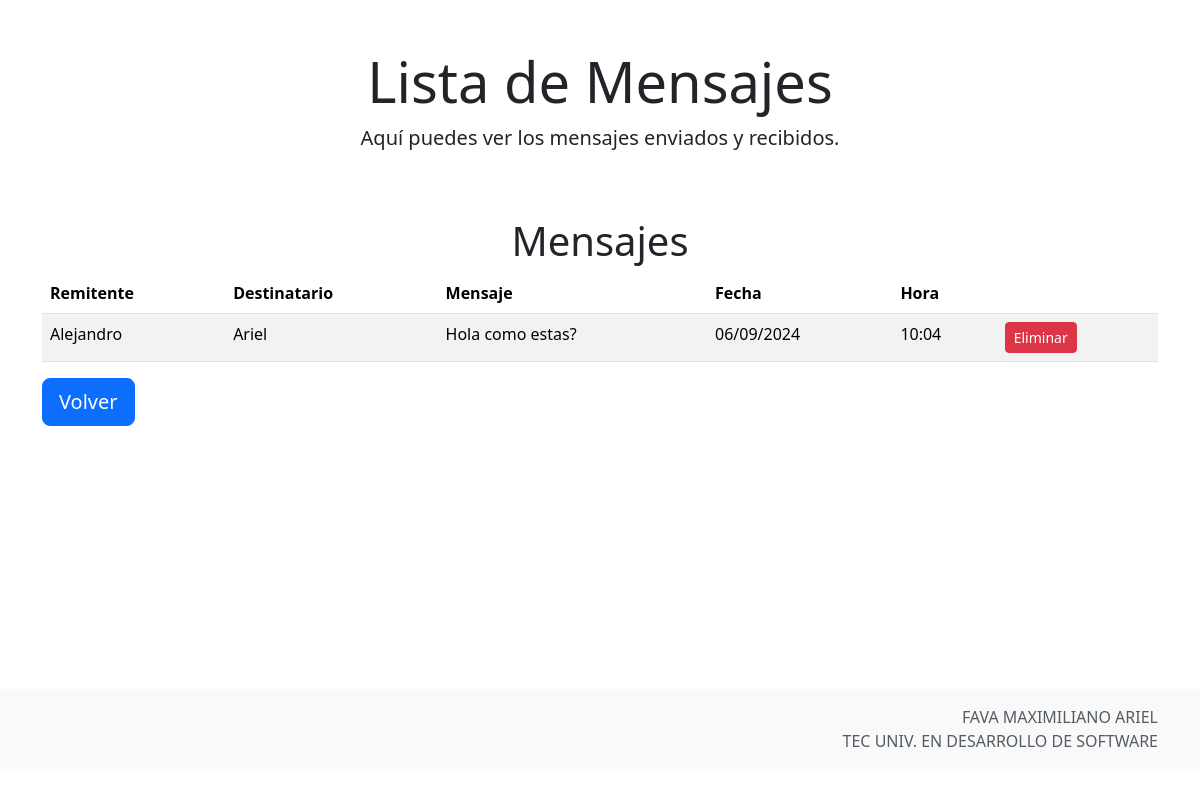
Page /mensajes/1/ on the committed database.
### mensajes/models.py (models this page shows, shortened)
class Mensaje(models.Model):
    remitente = models.CharField(max_length=255)
    destinatario = models.CharField(max_length=255)
    texto = models.TextField()
    fecha_hora = models.DateTimeField(auto_now=True)

### mensajes/views.py (the view)
# urls.py: path('mensajes/<int:pk>/',MensajeDetailView.as_view(),name='mensaje_detail'),
class MensajeDetailView(View):
    def get(self,request,pk):
        mensaje = get_object_or_404(Mensaje, pk=pk)
        return render(request,'mensajes/mensaje_detail.html',{'mensaje':mensaje})

### mensajes/templates/mensajes/mensaje_detail.html (shortened to what this page needs)
{% extends 'mensajes/base.html' %}
{% block header_title %}Lista de Mensajes{% endblock %}
{% block header_description %}Aquí puedes ver los mensajes enviados y recibidos.{% endblock %}
{% block content %}
<div class="container mt-5">
    <h1 class="text-center">Mensajes</h1>
    <table class="table table-striped">
        <thead>
            <tr>
                <th>Remitente</th>
                <th>Destinatario</th>
                <th>Mensaje</th>
                <th>Fecha</th>
                <th>Hora</th>
                <th></th>
            </tr>
        </thead>
        <tbody>
            <tr>
                <td>{{ mensaje.remitente }}</td>
                <td>{{ mensaje.destinatario}}</td>
                <td>{{ mensaje.texto }}</td>
                <td>{{ mensaje.fecha_hora|date:"d/m/Y" }}</td>
                <td>{{ mensaje.fecha_hora|date:"H:i"}}</td>
                <td>
                    <form method="POST" action="{% url 'mensajes:mensaje_delete' mensaje.id %}" style="display:inline;">
                        <button type="submit" class="btn btn-danger btn-sm">Eliminar</button>
                    </form>
                </td>
            </tr>
        </tbody>
    </table>
    <a href="{% url 'mensajes:index' %}" class="btn btn-primary btn-lg">Volver</a>
</div>
{% endblock %}

### mensajes/templates/mensajes/base.html (style rules this page uses)
html, body { height: 100%; }

### rows in the picture
Mensaje: remitente "Alejandro", destinatario "Ariel", texto "Hola como estas?", fecha_hora "06/09/2024", fecha_hora "10:04"
